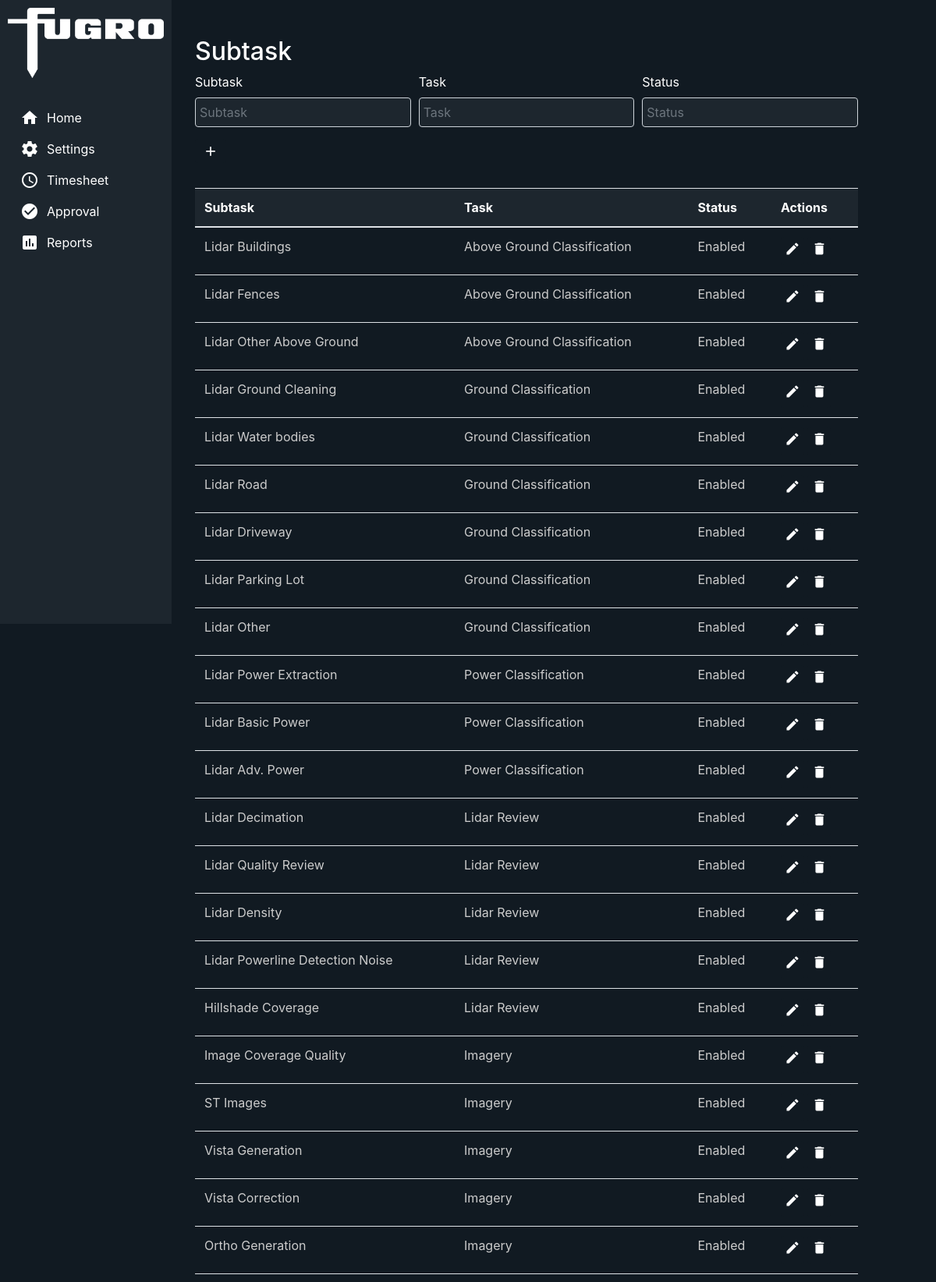
Screenshot of /subtasks/ (upper part) with the database file from the repository.
### database/models/subtask.py (models this page shows)
class SubTask(BaseModel):
    task = IntegerField()
    subtask = CharField()
    status = CharField()

### database/models/task.py (models this page shows)
class Task(BaseModel):
    task = CharField()
    status = CharField()

### routes/subtasks.py (the view)
@subtasks_route.route('/')
def getSubtasks():
    subtasks = SubTask.select()
    subtasks_return = []
    for s in subtasks:
        s_dto = SubtaskDTO(s.id,
                           s.subtask,
                           Task.get(Task.id == s.task).task,
                           s.status
                           )
        subtasks_return.append(s_dto)
    return render_template('subtask.html', subtasks = subtasks_return)

### templates/subtask.html (shortened to what this page needs)
{% extends "index.html" %}
{% block content %}
<div class="container mt-3">
    <h2>Subtask</h2>
    <form id="projectForm">
        <div class="form-row align-items-end">
            <div class="form-group col-md-4">
                <label for="projectCode">Subtask</label>
                <input type="text" class="form-control field-form" id="subtask" placeholder="Subtask">
            </div>
            <div class="form-group col-md-4">
                <label for="projectName">Task</label>
                <input type="text" class="form-control field-form" id="task" placeholder="Task">
            </div>
            <div class="form-group col-md-4">
                <label for="projectName">Status</label>
                <input type="text" class="form-control field-form" id="status" placeholder="Status">
            </div>
            <div class="form-group col-md-2">
                <button type="submit" class="submit-btn">
                    <span class="material-icons">add</span>
                </button>
            </div>
        </div>
    </form>
    <table class="table table-bordered-rows mt-3">
        <thead>
            <tr>
                <th scope="col">Subtask</th>
                <th scope="col">Task</th>
                <th scope="col">Status</th>
                <th scope="col">Actions</th>
            </tr>
        </thead>
        <tbody id="subtaskTableBody">
            {% for s in subtasks %}
                <tr>
                    <td>{{ s.subtask }}</td>
                    <td>{{ s.task }}</td>
                    <td>{{ s.status }}</td>
                    <td>
                        <button class="action-btn" onclick="editProject(this)">
                            <span class="material-icons">edit</span>
                        </button>
                        <button class="action-btn" onclick="deleteProject(this)">
                            <span class="material-icons">delete</span>
                        </button>
                    </td>
                </tr>
            {% endfor %}
        </tbody>
    </table>
</div>
{% endblock %}

### static/css/styles.css (style rules this page uses)
:root { --fugro-dark-blue: #111a22; --fugro-light-blue: #1d262e; --fugro-gray: #cccccc; --fugro-white: #ffffff; }
body { display: flex; height: 100vh; overflow: hidden; background-color: var(--fugro-dark-blue); color: var(--fugro-white); }
.table-bordered-rows thead th { background-color: var(--fugro-dark-blue); color: var(--fugro-white); background-color: var(--fugro-light-blue); }
.table-bordered-rows tbody tr { border-bottom: 1px solid var(--fugro-gray); color: var(--fugro-gray); margin-bottom: 1px; }
.submit-btn { background-color: var(--fugro-dark-blue); color: var(--fugro-white); border: none; padding: 5px 10px; font-size: 16px; border-radius: 4px; display: flex; align-items: center; justify-content: center; }
.submit-btn .material-icons { font-size: 20px; }
.action-btn { background-color: var(--fugro-dark-blue); color: var(--fugro-white); border: none; padding: 5px 5px; font-size: 16px; border-radius: 4px; align-items: center; justify-content: center; }
.action-btn .material-icons { font-size: 20px; }
.field-form { background-color: var(--fugro-light-blue); color: var(--fugro-white); padding: 5px; }

### rows the page displays
SubTask: subtask "Lidar Buildings", status "Enabled"
Task: task "Above Ground Classification" "Above Ground Classification" "Above Ground Classification"
SubTask: subtask "Lidar Fences", status "Enabled"
SubTask: subtask "Lidar Other Above Ground", status "Enabled"
SubTask: subtask "Lidar Ground Cleaning", status "Enabled"
Task: task "Ground Classification" "Ground Classification" "Ground Classification" "Ground Classification" "Ground Classification" "Ground Classification"
SubTask: subtask "Lidar Water bodies", status "Enabled"
SubTask: subtask "Lidar Road", status "Enabled"
SubTask: subtask "Lidar Driveway", status "Enabled"
SubTask: subtask "Lidar Parking Lot", status "Enabled"
SubTask: subtask "Lidar Other", status "Enabled"
SubTask: subtask "Lidar Power Extraction", status "Enabled"
Task: task "Power Classification" "Power Classification" "Power Classification"
SubTask: subtask "Lidar Basic Power", status "Enabled"
SubTask: subtask "Lidar Adv. Power", status "Enabled"
SubTask: subtask "Lidar Decimation", status "Enabled"
Task: task "Lidar Review" "Lidar Review" "Lidar Review" "Lidar Review" "Lidar Review"
SubTask: subtask "Lidar Quality Review", status "Enabled"
SubTask: subtask "Lidar Density", status "Enabled"
SubTask: subtask "Lidar Powerline Detection Noise", status "Enabled"
SubTask: subtask "Hillshade Coverage", status "Enabled"
SubTask: subtask "Image Coverage Quality", status "Enabled"
Task: task "Imagery" "Imagery" "Imagery" "Imagery" "Imagery"
SubTask: subtask "ST Images", status "Enabled"
SubTask: subtask "Vista Generation", status "Enabled"
SubTask: subtask "Vista Correction", status "Enabled"
SubTask: subtask "Ortho Generation", status "Enabled"
